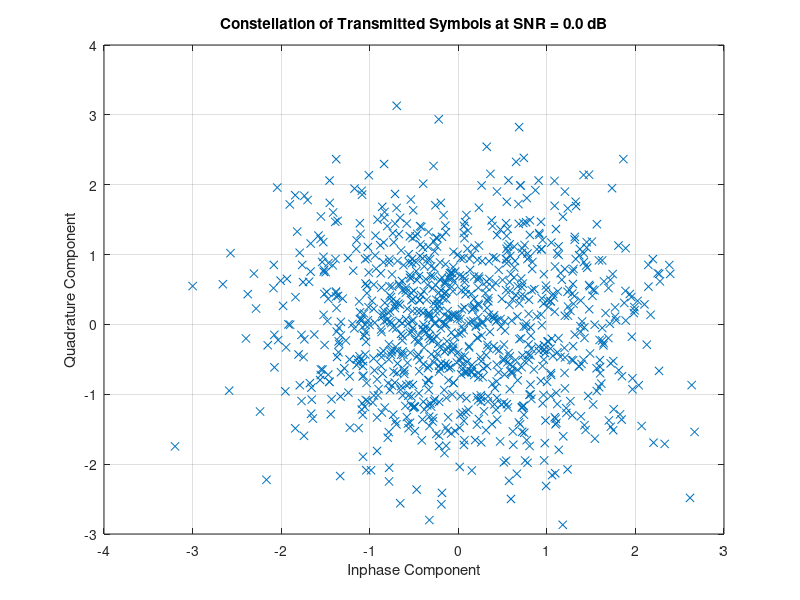
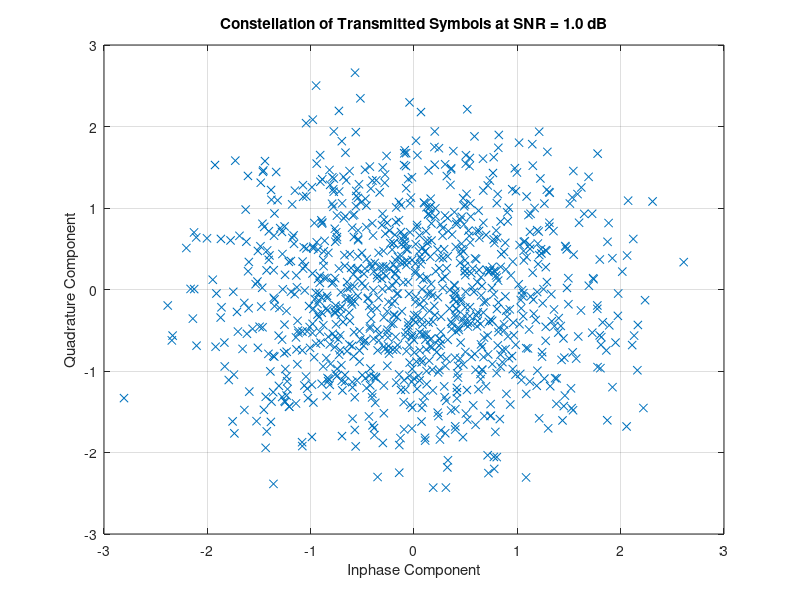
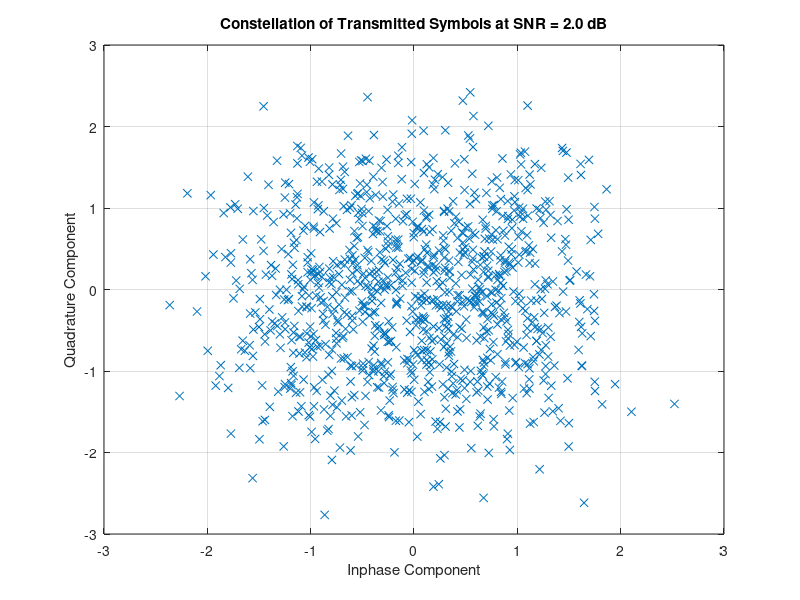
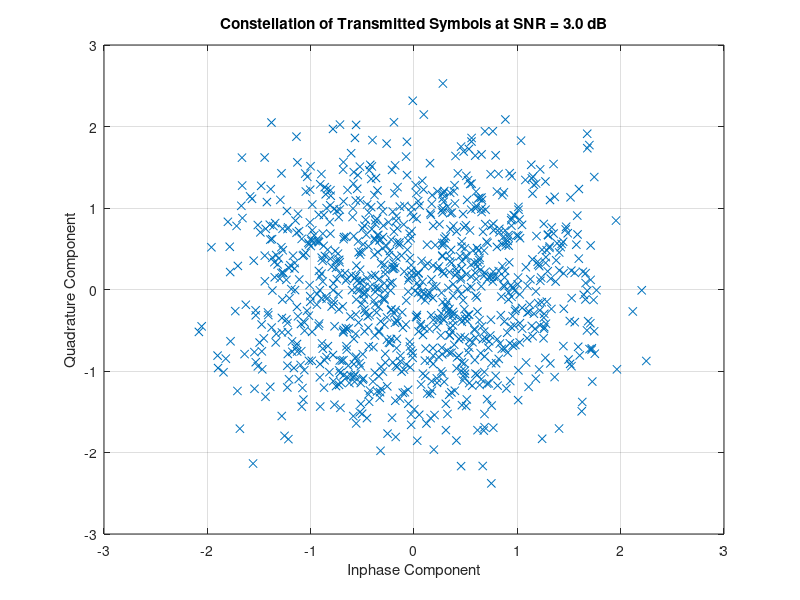

The MATLAB source for these figures, in order:
clc;
close all;


% Parameters
bit_count = 4 * 1000; % Must be multiple of 4
Eb_No_dB = -6:1:10;   % Eb/No range in dB
SNR_dB = Eb_No_dB + 10 * log10(4); % Convert Eb/No to SNR for 4 bits/symbol
BER = zeros(size(SNR_dB));

for idx = 1:length(SNR_dB)
    snr_db = SNR_dB(idx);
    T_Errors = 0;
    T_bits = 0;

    while T_Errors < 100
        % Generate random bits
        uncoded_bits = randi([0 1], 1, bit_count);
        % Reshape into 4 rows, columns = number of symbols
        B = reshape(uncoded_bits, 4, []);
        B1 = B(1, :);
        B2 = B(2, :);
        B3 = B(3, :);
        B4 = B(4, :);

        % 16-QAM modulator
        a = sqrt(1/10);
        tx = a * (-2 * (B3 - 0.5) .* (3 - 2 * B4) - 1j * 2 * (B1 - 0.5) .* (3 - 2 * B2));

        % Noise variance
        N0 = 1 / (10^(snr_db / 10));
        % AWGN noise
        noise = sqrt(N0/2) * (randn(size(tx)) + 1j * randn(size(tx)));
        % Received symbols
        rx = tx + noise;

        % 16-QAM demodulator
        a_demod = 1 / sqrt(10);
        B5 = (imag(rx) < 0);
        B6 = (imag(rx) < 2 * a_demod) & (imag(rx) > -2 * a_demod);
        B7 = (real(rx) < 0);
        B8 = (real(rx) < 2 * a_demod) & (real(rx) > -2 * a_demod);

        % Merge bits into 4xN matrix and flatten in column-major order
        temp = [B5; B6; B7; B8];
        B_hat = temp(:);
        B_orig_flat = B(:);

        % Count bit errors
        errors = sum(abs(B_orig_flat - B_hat));
        T_Errors = T_Errors + errors;
        T_bits = T_bits + length(uncoded_bits);
    end

    BER(idx) = T_Errors / T_bits;
    fprintf('SNR = %.1f dB, Bit Error Rate = %.6e\n', snr_db, BER(idx));

    % Plot constellation
    figure;
    plot(real(rx), imag(rx), 'x');
    grid on;
    xlabel('Inphase Component');
    ylabel('Quadrature Component');
    title(sprintf('Constellation of Transmitted Symbols at SNR = %.1f dB', snr_db));
end

% Plot BER vs SNR curve (log scale)
figure;
semilogy(SNR_dB, BER, 'or', 'DisplayName', 'Simulated');
grid on;
title('BER Vs SNR Curve for 16-QAM Modulation Scheme in AWGN');
xlabel('SNR (dB)');
ylabel('BER');

% Theoretical BER (approximate)
theory_ber = (1/4) * (3/2) * erfc(sqrt(4 * 0.1 * (10.^(Eb_No_dB / 10))));
hold on;
semilogy(SNR_dB, theory_ber, 'DisplayName', 'Theoretical');
legend show;
